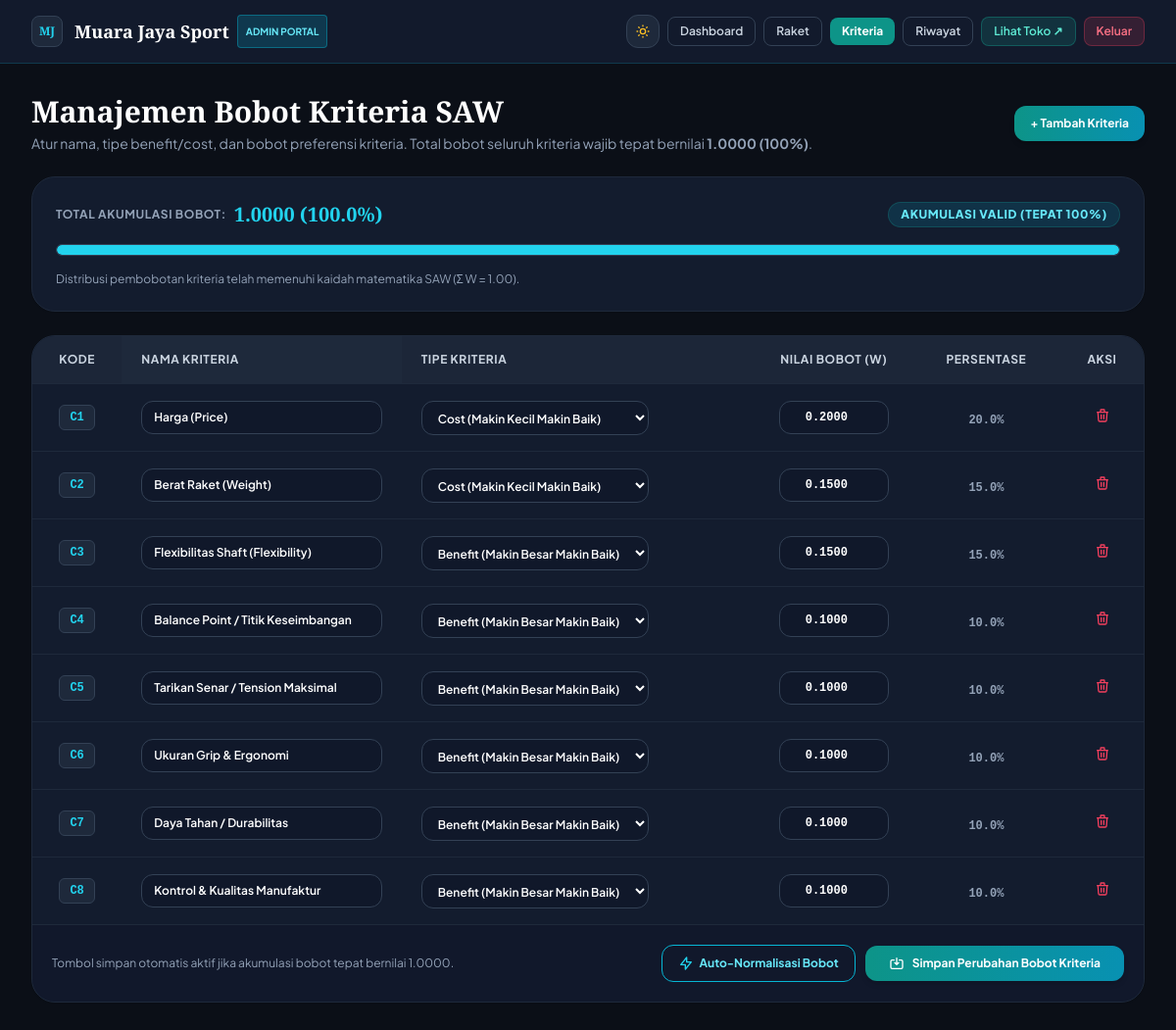
/admin/kriteria.php (signed in), run on the app's committed database.
### tables this page shows
CREATE TABLE `store_settings` (
  `id` int(10) unsigned NOT NULL AUTO_INCREMENT,
  `store_name` varchar(150) NOT NULL DEFAULT 'Muara Jaya Sport',
  `store_tagline` varchar(255) NOT NULL DEFAULT 'Toko Perlengkapan Bulu Tangkis Profesional & Terlengkap',
  `address` text DEFAULT 'Jl. Muara Jaya No. 45, Jakarta Barat, DKI Jakarta',
  `phone` varchar(50) DEFAULT '+62 812-3456-7890',
  `whatsapp` varchar(50) DEFAULT '6281234567890',
  `email` varchar(100) DEFAULT 'info@muarajayasport.id',
  `logo` mediumtext DEFAULT NULL,
  `updated_at` timestamp NOT NULL DEFAULT current_timestamp() ON UPDATE current_timestamp(),
  PRIMARY KEY (`id`)
);

CREATE TABLE `criteria` (
  `id` int(10) unsigned NOT NULL AUTO_INCREMENT,
  `code` varchar(10) NOT NULL UNIQUE,
  `name` varchar(100) NOT NULL,
  `type` enum('benefit','cost') NOT NULL,
  `description` text DEFAULT NULL,
  `weight` decimal(5,4) NOT NULL,
  `created_at` timestamp NOT NULL DEFAULT current_timestamp(),
  PRIMARY KEY (`id`)
);

### admin/kriteria.php (the view, shortened to what the rows shown need)
<?php
require_once __DIR__ . '/guard.php';
require_once __DIR__ . '/../config/koneksi.php';
require_once __DIR__ . '/../functions.php';
$storeSettings = getStoreSettings($pdo);
$criteria = $pdo->query("SELECT * FROM criteria ORDER BY id ASC")->fetchAll(PDO::FETCH_ASSOC);
?>
<!DOCTYPE html>
<html lang="id" class="scroll-smooth dark">
<head>
    <script src="https://cdn.tailwindcss.com"></script>
    <link rel="stylesheet" href="../assets/css/custom-fix.css">
</head>
<body class="min-h-screen antialiased flex flex-col transition-colors pt-16">
    <nav class="fixed top-0 left-0 right-0 w-full z-50 bg-white/95 dark:bg-[#131C2E]/95 backdrop-blur-md border-b border-slate-200 dark:border-cyan-500/20 transition-colors shadow-xs">
        <div class="max-w-7xl mx-auto px-4 sm:px-6 lg:px-8">
            <div class="flex items-center justify-between h-16">
                <div class="flex items-center gap-3">
                    <?php if (!empty($storeSettings['logo'])): ?>
                        <img src="<?= h(resolveStoreLogo($storeSettings['logo'], '../')) ?>" alt="Logo" class="w-8 h-8 object-contain rounded-lg">
                    <?php else: ?>
                        <div class="w-8 h-8 rounded-lg bg-slate-900 dark:bg-slate-800 border border-slate-200 dark:border-slate-700 flex items-center justify-center font-serif font-black text-xs text-teal-600 dark:text-cyan-400">
                            MJ
                        </div>
                    <?php endif; ?>
                    <a href="dashboard.php" class="font-serif font-bold text-slate-900 dark:text-white text-base sm:text-lg hover:text-teal-600 dark:hover:text-cyan-400 transition flex items-center gap-2">
                        <?= h($storeSettings['store_name']) ?>
                        <span class="text-[10px] font-sans font-bold bg-teal-500/10 text-teal-700 dark:bg-cyan-500/20 dark:text-cyan-300 border border-teal-500/20 dark:border-cyan-500/40 px-2 py-0.5 rounded uppercase">
                        </span>
                    </a>
                </div>
            </div>
        </div>
    </nav>
    <div class="max-w-7xl mx-auto px-4 sm:px-6 lg:px-8 py-8 flex-1 w-full space-y-6">
        <div class="flex flex-col sm:flex-row sm:items-center justify-between gap-4">
            <div>
                <h1 class="font-serif text-2xl sm:text-3xl font-extrabold text-slate-900 dark:text-white">
                    Manajemen Bobot Kriteria SAW
                </h1>
            </div>
        </div>
        <form method="POST" action="kriteria.php" id="weightsForm" class="space-y-6">
            <div class="rounded-3xl bg-white dark:bg-[#131C2E] border border-slate-200 dark:border-slate-800 shadow-sm overflow-hidden">
                <div class="w-full overflow-x-auto text-left">
                    <table class="w-full text-left text-sm whitespace-nowrap">
                        <thead class="bg-slate-50 dark:bg-slate-800/80 text-xs font-bold uppercase tracking-wider text-slate-700 dark:text-slate-300 border-b border-slate-200 dark:border-slate-800">
                            <tr>
                                <th class="py-4 px-4 text-center">Kode</th>
                                <th class="py-4 px-5 sticky left-0 bg-slate-50 dark:bg-slate-800 z-20 shadow-[2px_0_5px_-2px_rgba(0,0,0,0.08)] min-w-[140px]">Nama Kriteria</th>
                                <th class="py-4 px-5">Tipe Kriteria</th>
                                <th class="py-4 px-5 text-center w-40">Nilai Bobot (W)</th>
                                <th class="py-4 px-4 text-center">Persentase</th>
                                <th class="py-4 px-4 text-center">Aksi</th>
                            </tr>
                        </thead>
                        <tbody class="divide-y divide-slate-100 dark:divide-slate-800">
                            <?php foreach ($criteria as $i => $c): ?>
                            <tr class="hover:bg-slate-50/60 dark:hover:bg-slate-800/40 transition">
                                <td class="py-4 px-4 text-center font-serif font-black text-slate-900 dark:text-white">
                                    <span class="inline-block px-2.5 py-1 rounded-md bg-slate-100 dark:bg-slate-800 text-teal-700 dark:text-cyan-400 font-mono text-xs font-bold border border-slate-200 dark:border-slate-700">
                                        <?= h($c['code']) ?>
                                    </span>
                                </td>
                                <td class="py-4 px-5">
                                    <input type="text" name="criteria_name[]" value="<?= h($c['name']) ?>" required
                                           class="w-full px-3 py-2 rounded-xl border border-slate-200 dark:border-slate-700 bg-white dark:bg-slate-900/80 text-slate-900 dark:text-white text-xs font-semibold focus:outline-none focus:ring-2 focus:ring-teal-500">
                                </td>
                                <td class="py-4 px-5">
                                    <select name="type[]"
                                            class="px-3 py-2 rounded-xl border border-slate-200 dark:border-slate-700 bg-white dark:bg-slate-900/80 text-slate-900 dark:text-white text-xs font-semibold focus:outline-none focus:ring-2 focus:ring-teal-500 cursor-pointer">
                                        <option value="benefit" <?= $c['type'] === 'benefit' ? 'selected' : '' ?>>Benefit (Makin Besar Makin Baik)</option>
                                        <option value="cost" <?= $c['type'] === 'cost' ? 'selected' : '' ?>>Cost (Makin Kecil Makin Baik)</option>
                                    </select>
                                </td>
                                <td class="py-4 px-5 text-center">
                                    <input type="number" step="0.0001" min="0" max="1" name="weight[]" value="<?= number_format((float)$c['weight'], 4, '.', '') ?>" required
                                           class="weight-input w-28 text-center px-3 py-2 rounded-xl border border-slate-200 dark:border-slate-700 bg-white dark:bg-slate-900/80 text-slate-900 dark:text-white text-xs font-bold font-mono focus:outline-none focus:ring-2 focus:ring-teal-500">
                                </td>
                                <td class="py-4 px-4 text-center">
                                    <span class="pct-display font-mono text-xs font-bold text-slate-500 dark:text-slate-400">
                                        <?= number_format((float)$c['weight'] * 100, 1) ?>%
                                    </span>
                                </td>
                                <td class="py-4 px-4 text-center">
                                    <a href="kriteria.php?delete=<?= (int)$c['id'] ?>" onclick="return confirm('Hapus kriteria <?= h($c['code']) ?>? Data skor raket terkait juga akan dihapus.');"
                                       class="p-2 rounded-lg text-rose-500 hover:bg-rose-500/10 transition inline-block" title="Hapus Kriteria">
                                        <svg class="w-4 h-4" fill="none" stroke="currentColor" viewBox="0 0 24 24"><path stroke-linecap="round" stroke-linejoin="round" stroke-width="2" d="M19 7l-.867 12.142A2 2 0 0116.138 21H7.862a2 2 0 01-1.995-1.858L5 7m5 4v6m4-6v6m1-10V4a1 1 0 00-1-1h-4a1 1 0 00-1 1v3M4 7h16"/></svg>
                                    </a>
                                </td>
                            </tr>
                            <?php endforeach; ?>
                        </tbody>
                    </table>
                </div>
            </div>
        </form>
    </div>
</body>
</html>

### data on the page
store_settings: store_name "Muara Jaya Sport"
criteria: code "C1", name "Harga (Price)", type "Cost (Makin Kecil Makin Baik)", weight "0.2000", (float)$c['weight']*100 "20.0"
criteria: code "C2", name "Berat Raket (Weight)", type "Cost (Makin Kecil Makin Baik)", weight "0.1500", (float)$c['weight']*100 "15.0"
criteria: code "C3", name "Flexibilitas Shaft (Flexibility)", type "Benefit (Makin Besar Makin Baik)", weight "0.1500", (float)$c['weight']*100 "15.0"
criteria: code "C4", name "Balance Point / Titik Keseimbangan", type "Benefit (Makin Besar Makin Baik)", weight "0.1000", (float)$c['weight']*100 "10.0"
criteria: code "C5", name "Tarikan Senar / Tension Maksimal", type "Benefit (Makin Besar Makin Baik)", weight "0.1000", (float)$c['weight']*100 "10.0"
criteria: code "C6", name "Ukuran Grip & Ergonomi", type "Benefit (Makin Besar Makin Baik)", weight "0.1000", (float)$c['weight']*100 "10.0"
criteria: code "C7", name "Daya Tahan / Durabilitas", type "Benefit (Makin Besar Makin Baik)", weight "0.1000", (float)$c['weight']*100 "10.0"
criteria: code "C8", name "Kontrol & Kualitas Manufaktur", type "Benefit (Makin Besar Makin Baik)", weight "0.1000", (float)$c['weight']*100 "10.0"

### other printed values
$currentTotal "1.0000"
$currentTotal * 100 "100.0"
